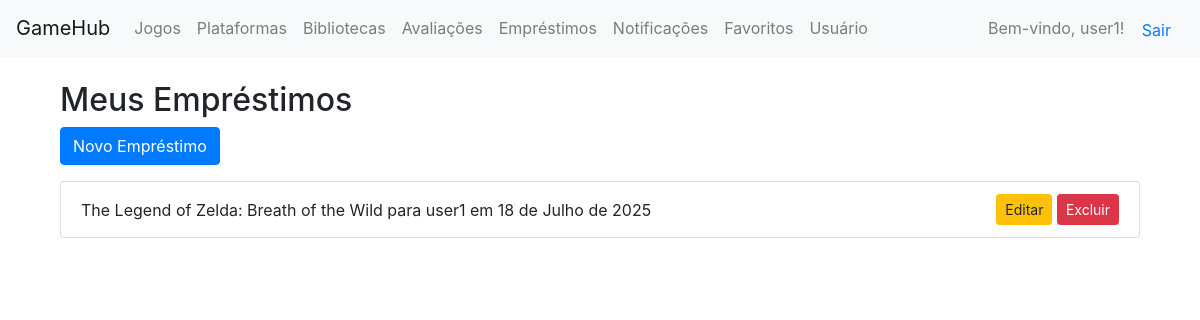
/api/emprestimos/ (signed in), run on the app's committed database.
### core/models.py (models this page shows, shortened)
class Usuario(AbstractUser):
    data_nascimento = models.DateField(null=True, blank=True)

class Emprestimo(models.Model):
    dono = models.ForeignKey(Usuario, on_delete=models.CASCADE, related_name='emprestimos_dados')
    amigo = models.ForeignKey(Usuario, on_delete=models.CASCADE, related_name='emprestimos_recebidos')
    jogo = models.ForeignKey(Jogo, on_delete=models.CASCADE)
    data_emprestimo = models.DateField()
    data_devolucao = models.DateField(null=True, blank=True)

class Jogo(models.Model):
    titulo = models.CharField(max_length=100)
    descricao = models.TextField(blank=True)
    categoria = models.ForeignKey(Categoria, on_delete=models.CASCADE)
    plataforma = models.ForeignKey(Plataforma, on_delete=models.CASCADE)
    desenvolvedora = models.ForeignKey(Desenvolvedora, on_delete=models.SET_NULL, null=True)

### core/views.py (the view)
# urls.py: path('emprestimos/', views.emprestimo_list, name='emprestimo_list'),
@login_required
def emprestimo_list(request):
    emprestimos = Emprestimo.objects.filter(dono=request.user)
    return render(request, 'emprestimos/emprestimo_list.html', {'emprestimos': emprestimos})

### core/templates/emprestimos/emprestimo_list.html (shortened to what this page needs)
{% extends 'base.html' %}
{% block content %}
<div class="container mt-4">
    <h2>Meus Empréstimos</h2>
    <a href="{% url 'emprestimo_create' %}" class="btn btn-primary mb-3">Novo Empréstimo</a>
    <ul class="list-group">
        {% for e in emprestimos %}
            <li class="list-group-item d-flex justify-content-between align-items-center">
                {{ e.jogo.titulo }} para {{ e.amigo.username }} em {{ e.data_emprestimo }}
                <div>
                    <a href="{% url 'emprestimo_update' e.pk %}" class="btn btn-warning btn-sm">Editar</a>
                    <a href="{% url 'emprestimo_delete' e.pk %}" class="btn btn-danger btn-sm">Excluir</a>
                </div>
            </li>
        {% endfor %}
    </ul>
</div>
{% endblock %}

### core/templates/base.html (shortened to what this page needs)
<!DOCTYPE html>
<html lang="pt-br">
<head>
    <link rel="stylesheet" href="https://stackpath.bootstrapcdn.com/bootstrap/4.5.2/css/bootstrap.min.css">
</head>
<body>
    <header>
        <nav class="navbar navbar-expand-lg navbar-light bg-light">
            <a class="navbar-brand" href="{% url 'home' %}">GameHub</a>
            <div class="collapse navbar-collapse">
                <ul class="navbar-nav">
                    <li class="nav-item"><a class="nav-link" href="{% url 'jogo_list' %}">Jogos</a></li>
                    <li class="nav-item"><a class="nav-link" href="{% url 'plataforma_list' %}">Plataformas</a></li>
                    <li class="nav-item"><a class="nav-link" href="{% url 'biblioteca_list' %}">Bibliotecas</a></li>
                    <li class="nav-item"><a class="nav-link" href="{% url 'avaliacao_list' %}">Avaliações</a></li>
                    <li class="nav-item"><a class="nav-link" href="{% url 'emprestimo_list' %}">Empréstimos</a></li>
                    <li class="nav-item"><a class="nav-link" href="{% url 'notificacao_list' %}">Notificações</a></li>
                    <li class="nav-item"><a class="nav-link" href="{% url 'favorito_list' %}">Favoritos</a></li>
                    <li class="nav-item"><a class="nav-link" href="{% url 'usuario_list' %}">Usuário</a></li>
                </ul>
                <div class="ml-auto">
                    {% if user.is_authenticated %}
                        <span class="navbar-text">Bem-vindo, {{ user.username }}!</span>
                        <form action="{% url 'logout' %}" method="post" style="display:inline;">
                            <button type="submit" class="btn btn-link">Sair</button>
                        </form>
                    {% else %}
                        <a class="btn btn-primary" href="{% url 'login' %}">Login</a>
                        <a class="btn btn-secondary" href="{% url 'register' %}">Registrar</a>
                    {% endif %}
                </div>
            </div>
        </nav>
    </header>
    <main class="container mt-4">
        {% block content %}{% endblock %}
    </main>
</body>
</html>

### data on the page
Usuario: username "user1"
Emprestimo: jogo.titulo "The Legend of Zelda: Breath of the Wild", amigo.username "user1", data_emprestimo "18 de Julho de 2025"
